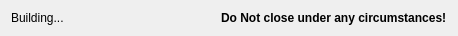
<?xml version="1.0" encoding="UTF-8"?>
<ui version="4.0">
 <class>BuildSucceededDialog</class>
 <widget class="QDialog" name="BuildSucceededDialog">
  <property name="geometry">
   <rect>
    <x>0</x>
    <y>0</y>
    <width>458</width>
    <height>29</height>
   </rect>
  </property>
  <property name="windowTitle">
   <string>Building</string>
  </property>
  <layout class="QHBoxLayout" name="horizontalLayout">
   <item>
    <widget class="QLabel" name="label">
     <property name="text">
      <string>Building...</string>
     </property>
    </widget>
   </item>
   <item>
    <widget class="QLabel" name="label_2">
     <property name="font">
      <font>
       <weight>75</weight>
       <bold>true</bold>
      </font>
     </property>
     <property name="text">
      <string>Do Not close under any circumstances!</string>
     </property>
    </widget>
   </item>
  </layout>
 </widget>
 <resources/>
 <connections/>
</ui>
